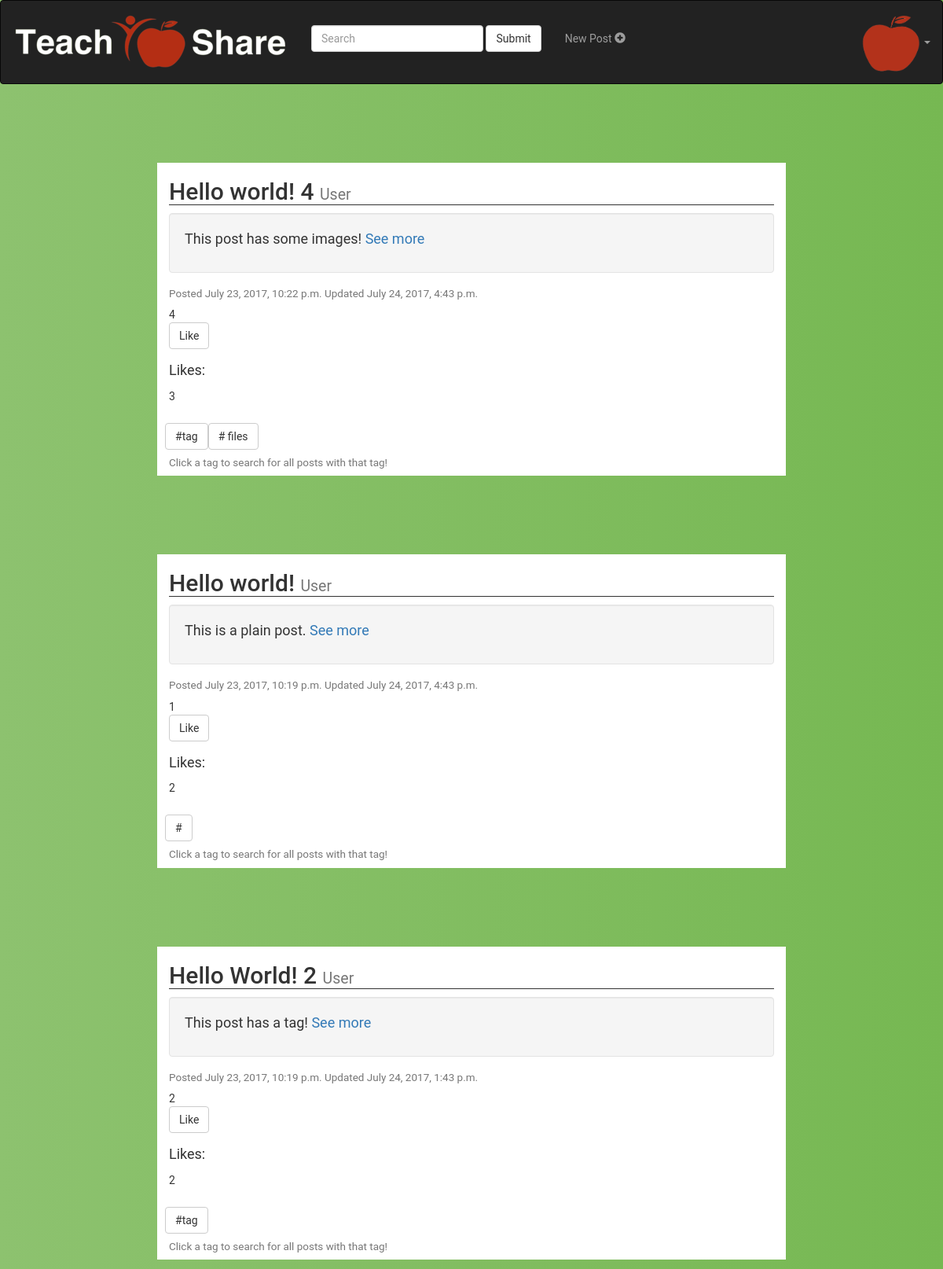
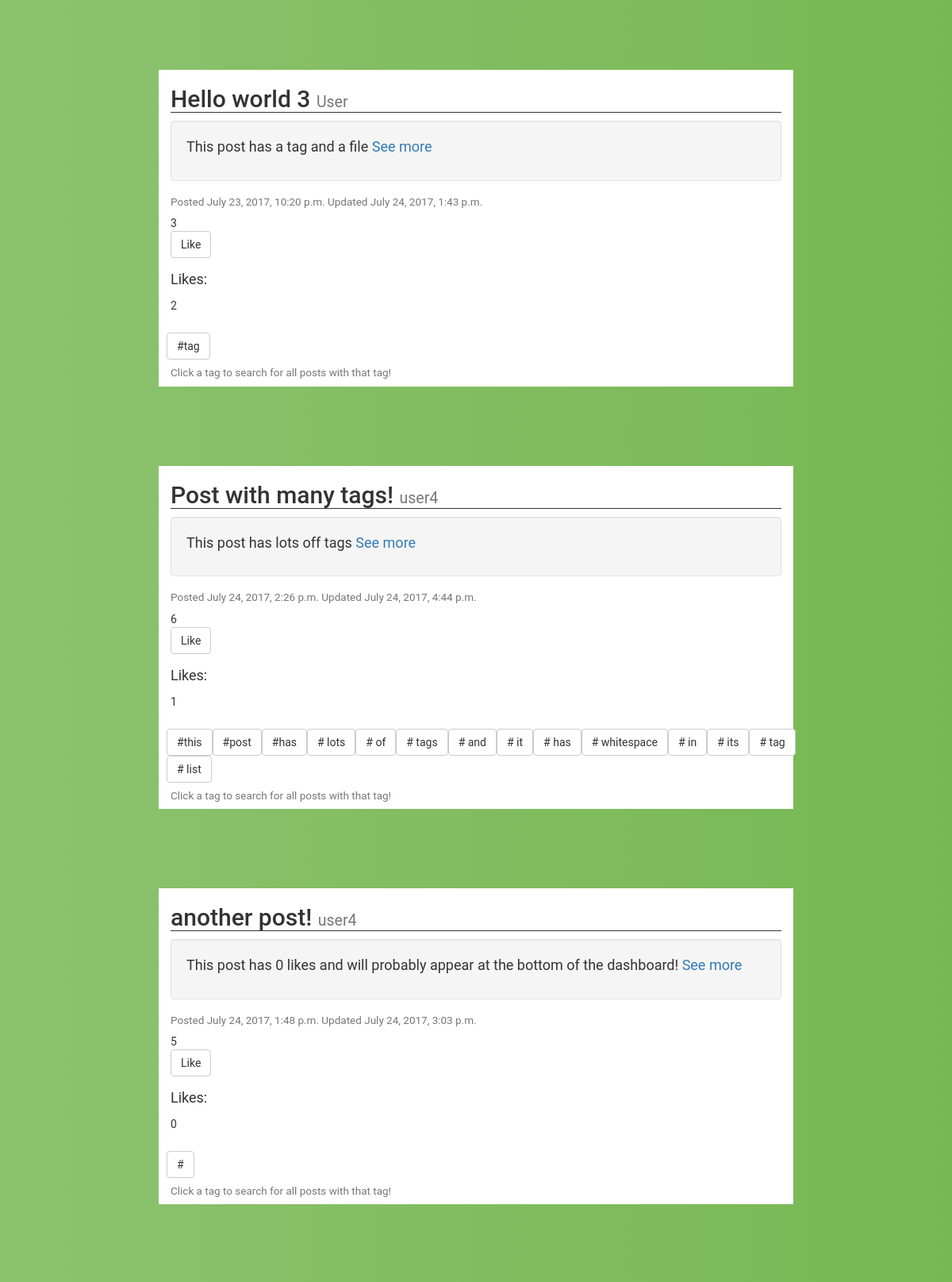
Page /account/dashboard/ (signed in, upper part) on the committed database (2 pictures, top to bottom).
### accounts/models.py (models this page shows)
class Post(models.Model):
	user = models.ForeignKey(settings.AUTH_USER_MODEL, default=1)
	title = models.CharField(max_length=100, default='')
	user = models.CharField(max_length=100, default='')
	content = models.TextField(default="")
	updated = models.DateTimeField(auto_now=True, auto_now_add=False)
	likes = models.IntegerField(default=0)
	timestamp = models.DateTimeField(auto_now=False, auto_now_add= True)

class Tag(models.Model):
	tag = models.CharField(max_length=100,default='')
	post = models.ForeignKey(Post, related_name='tags', on_delete=models.CASCADE)

### accounts/views.py (the view)
@login_required(login_url='/account/login')
def dashboard(request):
	likedPosts = []
	for post in request.user.userprofile.favorites.all():
		likedPosts.append(post)
	if request.method == 'POST':
		print(request.POST['search'])
		print("foo")
		return render(request, 'accounts/dashboard.html',
					{'posts' : search(Post.objects.all(), request.POST['search']),
					 'likedPosts' : likedPosts,
					 'searchstring' : request.POST['search']})
	else:
		return render(request, 'accounts/dashboard.html',
						{'posts' : Post.objects.order_by("-likes"),
						 'likedPosts' : likedPosts})

### accounts/templates/accounts/dashboard.html (shortened to what this page needs)
<html lang="en">
<head>
{% load static %}
<link rel="stylesheet" href="https://maxcdn.bootstrapcdn.com/bootstrap/3.3.7/css/bootstrap.min.css">
<link rel="stylesheet" href={% static 'accounts/dashboard.css'%} type = "text/css">
</head>
<body>
{% block body %}
<nav class="navbar navbar-inverse ">
  <div class="container-fluid">
    <div class="navbar-header">
      <a class="navbar-brand" href="/account/dashboard">
        <img src="{% static "accounts/tslogo.png" %}" alt="TSLogo"/>
      </a>
    </div>
    <form class="navbar-form navbar-left nav-searchpad"
		method="post" id="search" action="{% url 'account:dashboard' %}">
      <div class="form-group">
		{% if searchstring %}
        <input type="text" name="search" value={{searchstring}} class="form-control">
		{% else %}
		<input type="text" name="search" class="form-control" placeholder="Search">
		{% endif %}
	 </div>
      <button type="submit" class="btn btn-default">Submit</button>
    </form>
    <ul class="nav navbar-nav nav-navitems">
      <li><a href="/account/create/">
        <p>New Post <span class="glyphicon glyphicon-plus-sign"></span> </p>
        </a>
      </li>
    </ul>
    <ul class="nav navbar-nav navbar-right">
      <li class="dropdown">
        <a class="dropdown-toggle" data-toggle="dropdown" >
          <img src="{% static "accounts/applelogo.png" %}" alt="TSLogo"/>
        <span class="caret"></span></a>
      </li>
    </ul>
  </div>
</nav>
{% if posts %}
	{% for post in posts %}
		<div class="container">
			<h2>{{post.title}} <small>{{post.user}}</small></h2>
			<div class="well">
				<p>
					{{post.content}}
                  <a href= '/account/detail/{{post.id}}'>See more</a>
				</p>
			</div>
			<h4><small>Posted {{post.timestamp}} Updated {{post.updated}}
			</small></h4>
			{{post.id}}
			<form action="{% url 'account:like' id=post.id %}" method="POST"
					id="likeForm{{post.id}}">
				<button type="submit" class="btn btn-default">
					{% if likedPosts %}
						{% if post.0 in likedPosts %}
							<div id="likeSubmit{{post.id}}">Unlike</div>
						{% else %}
							<div id="likeSubmit{{post.id}}">Like</div>
						{% endif %}
					{% else %}
						<div id="likeSubmit{{post.id}}">Like</div>
					{% endif %}
				</button>
				<br>
			</form>
			<p> Likes: <div id="likes{{post.id}}">{{post.likes}}</div></p>
			{% if post.tags.all %}
			<div class = "btn-toolbar">
				<div class="tag-container">
				{% for tag in post.tags.all %}
					<form method="post" id="search" action="{% url 'account:dashboard' %}">
						<button type="submit" class="btn btn-default">#{{tag.tag}}</button>
					</form>
				{% endfor %}
				</div>
			</div>
			<h4><small> Click a tag to search for all posts with that tag!</small></h4>
			{% endif %}
		</div>
	{% endfor %}
{% endif %}
{% endblock %}
</body>

### accounts/static/accounts/dashboard.css (style rules this page uses)
body { background: #FCF4E3 ; background: -webkit-linear-gradient(right, #76b852, #8DC26F); background: -moz-linear-gradient(right, #76b852, #8DC26F); background: -o-linear-gradient(right, #76b852, #8DC26F); background: linear-gradient(to left, #76b852, #8DC26F); font-family: "Roboto", sans-serif; -webkit-font-smoothing: antialiased; -moz-osx-font-smoothing: grayscale; }
.navbar { min-height:100px !important; }
.nav-navitems { text-align: center; padding-top: 2%; }
.nav-searchpad { text-align: center; padding-top: 2%; }
.container { margin: 100px 200px; width: 800px; text-align: left; background-color: #ffffff; }
.container>p { font-size: 18px; }
.container>h2 { border-style: solid; border-bottom-width: 1px; border-top-width: 0px; border-left-width: 0px; border-right-width: 0px; }
.well { margin-left: 0px; }
.well>p { font-size: 18px; }
.tag-container { height: 0px; width: 800px; }

### rows in the picture
Post: title "Hello world! 4", user "User", content "This post has some images!", timestamp "July 23, 2017, 10:22 p.m.", updated "July 24, 2017, 4:43 p.m.", id "4", likes "3"
Tag: tag "tag"
Tag: tag "files"
Post: title "Hello world!", user "User", content "This is a plain post.", timestamp "July 23, 2017, 10:19 p.m.", updated "July 24, 2017, 4:43 p.m.", id "1", likes "2"
Post: title "Hello World! 2", user "User", content "This post has a tag!", timestamp "July 23, 2017, 10:19 p.m.", updated "July 24, 2017, 1:43 p.m.", id "2", likes "2"
Tag: tag "tag"
Post: title "Hello world 3", user "User", content "This post has a tag and a file", timestamp "July 23, 2017, 10:20 p.m.", updated "July 24, 2017, 1:43 p.m.", id "3", likes "2"
Tag: tag "tag"
Post: title "Post with many tags!", user "user4", content "This post has lots off tags", timestamp "July 24, 2017, 2:26 p.m.", updated "July 24, 2017, 4:44 p.m.", id "6", likes "1"
Tag: tag "this"
Tag: tag "post"
Tag: tag "has"
Tag: tag "lots"
Tag: tag "of"
Tag: tag "tags"
Tag: tag "and"
Tag: tag "it"
Tag: tag "has"
Tag: tag "whitespace"
Tag: tag "in"
Tag: tag "its"
Tag: tag "tag"
Tag: tag "list"
Post: title "another post!", user "user4", content "This post has 0 likes and will probably appear at the bottom of the dashboard!", timestamp "July 24, 2017, 1:48 p.m.", updated "July 24, 2017, 3:03 p.m.", id "5", likes "0"
